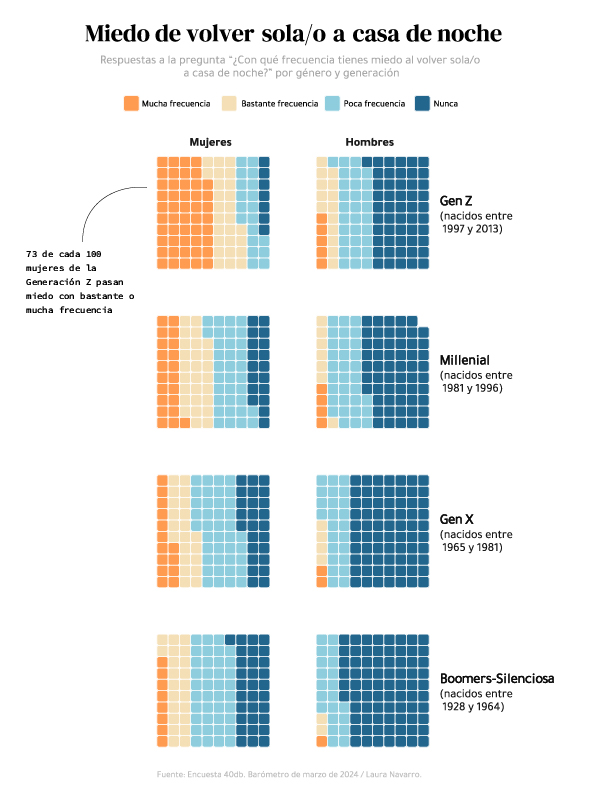

The script that drew this image:
library(hrbrthemes)
library(waffle)
library(ggplot2)
library(tidyverse)
library(patchwork)
library(showtext)


data <- read.csv("1_part_to_whole.csv", dec = ",")

data$answer <- factor(data$answer,
                      levels = c("Mucha frecuencia", "Bastante frecuencia",
                                 "Poca frecuencia","Nunca"))

data$sex <- factor(data$sex,
                      levels = c("Mujeres", "Hombres"))


data$gen_order = factor(data$gen, levels=c("Gen Z", "Millenial", "Gen X", "Boomers-Silenciosa"),
                  labels=c('Gen Z\n(nacidos entre\n 1997 y 2013)',
                           'Millenial\n(nacidos entre\n 1981 y 1996)',
                           'Gen X\n(nacidos entre\n 1965 y 1981)',
                           'Boomers-Silenciosa\n(nacidos entre\n 1928 y 1964)'))


#Fonts
font_add_google("DM Serif Display", "abril")
font_add_google("Tajawal", "tawa")
showtext_auto()


chart <- data |>
  ggplot(aes(fill = answer, values = pct)) +
  expand_limits(x=c(0,0), y=c(0,0)) +
  coord_equal() +
  labs(fill = NULL, colour = NULL,
       title="Miedo de volver a casa sola/o de noche",
       subtitle = "Respuestas a la pregunta “¿Con qué frecuencia tienes miedo al volver sola/o\n a casa de noche?” por género y generación",
       caption = "Fuente: Encuesta 40db. Barómetro de marzo de 2024 / Laura Navarro.") +
  theme_ipsum_rc(grid="") +
  theme_enhance_waffle() +
  geom_waffle(
    color = "white", size = 0.33,
    make_proportional = TRUE, n_rows = 10,
    radius = unit(2, "pt")
  ) +
  facet_grid(gen_order~sex) +
  theme(legend.position = "top",
        text = element_text(family = "tawa"),
        plot.title = element_text(hjust = 0.5, family = "abril", size =24),
        plot.subtitle = element_text(hjust = 0.5,
                                     size = 12, color ="darkgrey",
                                     family = "tawa"),
        plot.caption = element_text(color = "grey", family = "tawa", hjust = 0.5),
        strip.text.x = element_text(hjust = 0.5, family = "tawa", face ="bold"),
        strip.text.y = element_text(angle = 0, family = "tawa"),
        plot.margin = margin(1,1,1.5,1.2, "cm")
        ) +
  scale_fill_manual(
    values = c("#FF9B50", "#F4DFB6","#8ECDDD", "#22668D" ))



chart

# save plot
